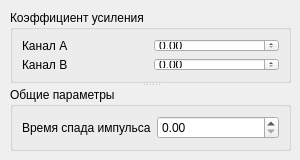
<?xml version="1.0" encoding="UTF-8"?>
<ui version="4.0">
 <class>AmplifierWidgetDesign</class>
 <widget class="QWidget" name="AmplifierWidgetDesign">
  <property name="geometry">
   <rect>
    <x>0</x>
    <y>0</y>
    <width>300</width>
    <height>160</height>
   </rect>
  </property>
  <property name="sizePolicy">
   <sizepolicy hsizetype="Fixed" vsizetype="Fixed">
    <horstretch>0</horstretch>
    <verstretch>0</verstretch>
   </sizepolicy>
  </property>
  <property name="windowTitle">
   <string>Form</string>
  </property>
  <widget class="QSplitter" name="splitter">
   <property name="geometry">
    <rect>
     <x>10</x>
     <y>10</y>
     <width>281</width>
     <height>141</height>
    </rect>
   </property>
   <property name="orientation">
    <enum>Qt::Vertical</enum>
   </property>
   <widget class="QGroupBox" name="groupBox">
    <property name="title">
     <string>Коэффициент усиления</string>
    </property>
    <layout class="QGridLayout" name="gridLayout">
     <item row="1" column="1">
      <widget class="QDoubleSpinBox" name="gainB_doubleSpinBox"/>
     </item>
     <item row="0" column="0">
      <widget class="QLabel" name="gainA_label">
       <property name="text">
        <string>Канал A</string>
       </property>
      </widget>
     </item>
     <item row="1" column="0">
      <widget class="QLabel" name="gainB_label">
       <property name="text">
        <string>Канал B</string>
       </property>
      </widget>
     </item>
     <item row="0" column="1">
      <widget class="QDoubleSpinBox" name="gainA_doubleSpinBox"/>
     </item>
    </layout>
   </widget>
   <widget class="QGroupBox" name="groupBox_2">
    <property name="title">
     <string>Общие параметры</string>
    </property>
    <layout class="QGridLayout" name="gridLayout_2">
     <item row="0" column="0">
      <widget class="QLabel" name="decay_label">
       <property name="text">
        <string>Время спада импульса</string>
       </property>
      </widget>
     </item>
     <item row="0" column="1">
      <widget class="QDoubleSpinBox" name="decay_doubleSpinBox"/>
     </item>
    </layout>
   </widget>
  </widget>
 </widget>
 <resources/>
 <connections/>
</ui>
